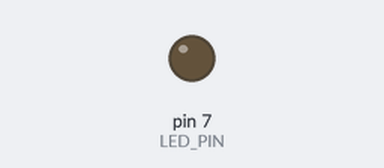
Simulated run of this sketch. Board: Arduino Uno, built with avr-gcc and run on an emulated ATmega328P. Shown: output pins drawn as LEDs (lit = HIGH). No radio packets arrive unless stated; what the sketch prints to the serial monitor is not drawn. At 1.1 s the program stops and its outputs stay as they are.

Above: at 0.2 s.
Timing chart, 0 to 1.7 s (numbered marks = the images above):
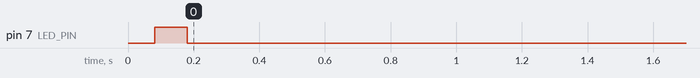

Measured:
- by itself, pin 7 (LED_PIN): LOW → HIGH at 0.08 s, → LOW 0.10 s later

The sketch:

C_Sender_1.ino
```cpp
#include <SPI.h>
#include <LoRa.h>
#define LED_PIN 7
int counter = 0;

void setup() {
  Serial.begin(115200);
//  while (!Serial);

  Serial.println("LoRa Sender");
  pinMode(LED_PIN, OUTPUT);
  LoRa.setPins(10, 9, 8);// set NSS, reset, DIO0 pin
  if (!LoRa.begin(433E6)) {
    Serial.println("Starting LoRa failed!");
    while (1);
  }
}

void loop() {
  Serial.print("Sending packet: ");
  Serial.println(counter);

  // send packet
  LoRa.beginPacket();
  LoRa.print("hello ");
  LoRa.print(counter);
  LoRa.endPacket();

  counter++;
  digitalWrite(LED_PIN, HIGH);
  delay(100);
  digitalWrite(LED_PIN, LOW);
  delay(900);
  while (1);
}
```
